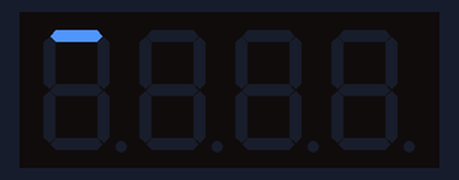
Recording of a program running on a simulated Raspberry Pi Pico running MicroPython. On the bench: 4-digit seven-segment display.

Above: at 0.05 s.
At 1.68 s:
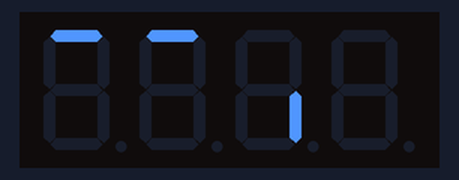
At 2.49 s:
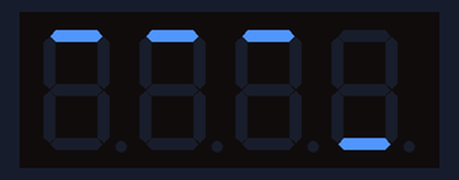
At 3.31 s:
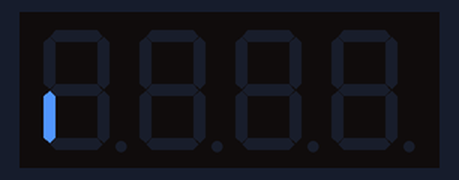
At 4.83 s:
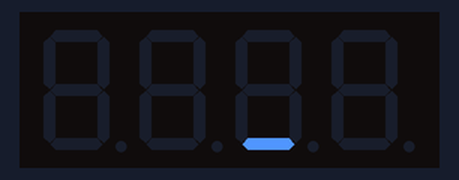
At 6.66 s:
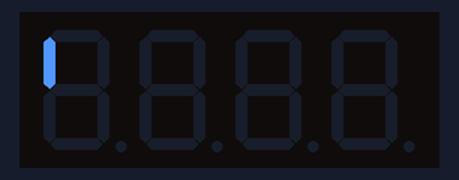

The program:

Prog_4_Loop_Around_the_Digits.py
```python
# Using 4-Digit 7-Segment Display with TM1637 Driver Chip
#
# Using mcauser's library: https://github.com/mcauser/micropython-tm1637
# CLK to GPIO16
# DIO to GPIO17
# VCC to 3.3V rail
# GND Pin to GND rail
#
# Spin around the digits!
#
# Lori Pfahler
# August 2025

import tm1637
from machine import Pin
import utime
# Setup display
tm = tm1637.TM1637(clk=Pin(16), dio=Pin(17))

# create path by turning on individual segments - "loop the zero"
# segments: a, b, c, d, e, f
# leave segment a on
path_segments_1 = list(bytearray(b'\x01\x02\x04\x08\x10\x20\x01'))
# leave no LEDs on
path_segments_2 = list(bytearray(b'\x01\x02\x04\x08\x10\x20\x01\x00'))


# clear display
tm.write([0, 0, 0, 0])

# speed of looping
delay = 0.1

try:
    while True:
        # loop through digits #0 is left-most digit, #3 is right-most digit
        for i in range(4):
            # loop through path_segments
            for num in path_segments_1:
                tm.write([num], i)
                utime.sleep(delay)
        # clear display
        tm.write([0, 0, 0, 0])
        # loop through digits #0 is left-most digit, #3 is right-most digit
        for i in range(4):
            # loop through path_segments
            for num in path_segments_2:
                tm.write([num], i)
                utime.sleep(delay)


except KeyboardInterrupt:
    # clear display
    tm.write([0, 0, 0, 0])
```

Measured:
- by itself, everything shown: repeats every 6.1 s, in 60 steps
